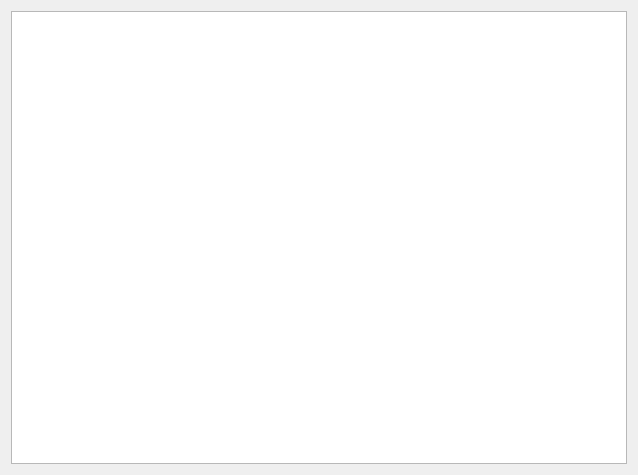
<?xml version="1.0" encoding="UTF-8"?>
<ui version="4.0">
 <class>piaint</class>
 <widget class="QWidget" name="piaint">
  <property name="geometry">
   <rect>
    <x>0</x>
    <y>0</y>
    <width>638</width>
    <height>475</height>
   </rect>
  </property>
  <property name="windowTitle">
   <string>piaint</string>
  </property>
  <layout class="QGridLayout" name="gridLayout">
   <item row="1" column="0">
    <widget class="QGraphicsView" name="Scene"/>
   </item>
  </layout>
 </widget>
 <resources/>
 <connections/>
</ui>
